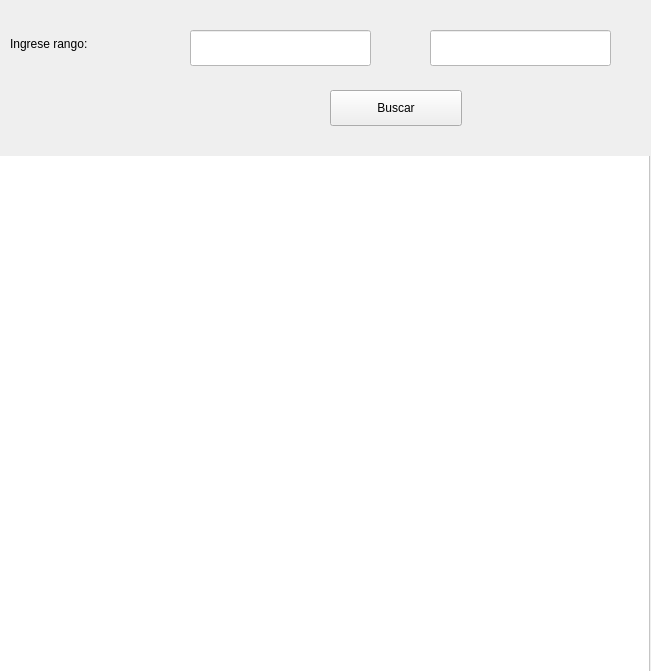
<?xml version="1.0" encoding="UTF-8"?>
<ui version="4.0">
 <class>PantallaBuscarPorRangoCaducidad</class>
 <widget class="QWidget" name="PantallaBuscarPorRangoCaducidad">
  <property name="geometry">
   <rect>
    <x>0</x>
    <y>0</y>
    <width>651</width>
    <height>671</height>
   </rect>
  </property>
  <property name="windowTitle">
   <string>Form</string>
  </property>
  <property name="styleSheet">
   <string notr="true"/>
  </property>
  <widget class="QWidget" name="layoutWidget">
   <property name="geometry">
    <rect>
     <x>0</x>
     <y>0</y>
     <width>651</width>
     <height>671</height>
    </rect>
   </property>
   <layout class="QVBoxLayout" name="verticalLayout">
    <item>
     <widget class="QWidget" name="widget" native="true">
      <property name="minimumSize">
       <size>
        <width>100</width>
        <height>80</height>
       </size>
      </property>
      <property name="maximumSize">
       <size>
        <width>16777215</width>
        <height>150</height>
       </size>
      </property>
      <widget class="QLabel" name="label">
       <property name="geometry">
        <rect>
         <x>10</x>
         <y>30</y>
         <width>161</width>
         <height>28</height>
        </rect>
       </property>
       <property name="text">
        <string>Ingrese rango:</string>
       </property>
      </widget>
      <widget class="QLineEdit" name="leInicio">
       <property name="geometry">
        <rect>
         <x>190</x>
         <y>30</y>
         <width>181</width>
         <height>36</height>
        </rect>
       </property>
       <property name="styleSheet">
        <string notr="true">background-color: white;
color: black;</string>
       </property>
      </widget>
      <widget class="QPushButton" name="pushButton">
       <property name="geometry">
        <rect>
         <x>330</x>
         <y>90</y>
         <width>132</width>
         <height>36</height>
        </rect>
       </property>
       <property name="text">
        <string>Buscar</string>
       </property>
      </widget>
      <widget class="QLineEdit" name="leFinal">
       <property name="geometry">
        <rect>
         <x>430</x>
         <y>30</y>
         <width>181</width>
         <height>36</height>
        </rect>
       </property>
       <property name="styleSheet">
        <string notr="true">background-color: white;
color: black</string>
       </property>
      </widget>
     </widget>
    </item>
    <item>
     <widget class="QWidget" name="widget_2" native="true">
      <property name="minimumSize">
       <size>
        <width>100</width>
        <height>100</height>
       </size>
      </property>
      <widget class="QScrollArea" name="scrollArea">
       <property name="geometry">
        <rect>
         <x>-1</x>
         <y>-11</y>
         <width>651</width>
         <height>531</height>
        </rect>
       </property>
       <property name="styleSheet">
        <string notr="true">background-color: white</string>
       </property>
       <property name="widgetResizable">
        <bool>true</bool>
       </property>
       <widget class="QWidget" name="scrollAreaWidgetContents">
        <property name="geometry">
         <rect>
          <x>0</x>
          <y>0</y>
          <width>649</width>
          <height>529</height>
         </rect>
        </property>
       </widget>
      </widget>
     </widget>
    </item>
   </layout>
  </widget>
 </widget>
 <resources/>
 <connections/>
</ui>
